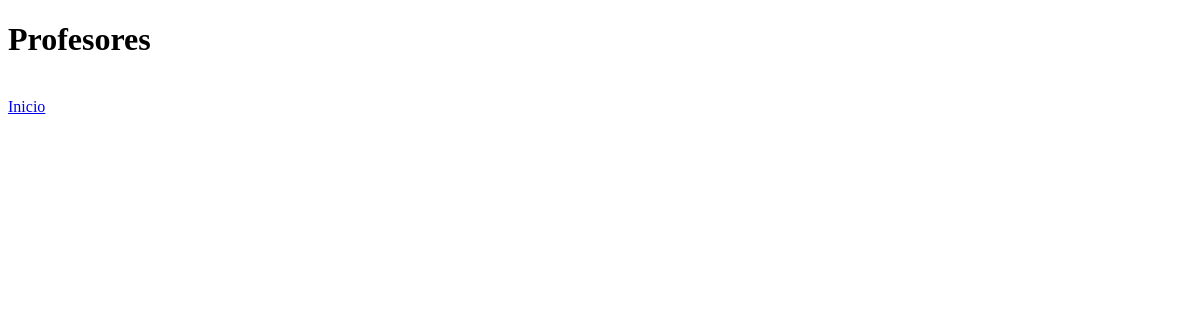
Page /leerProfesores/ on the earlier database version.
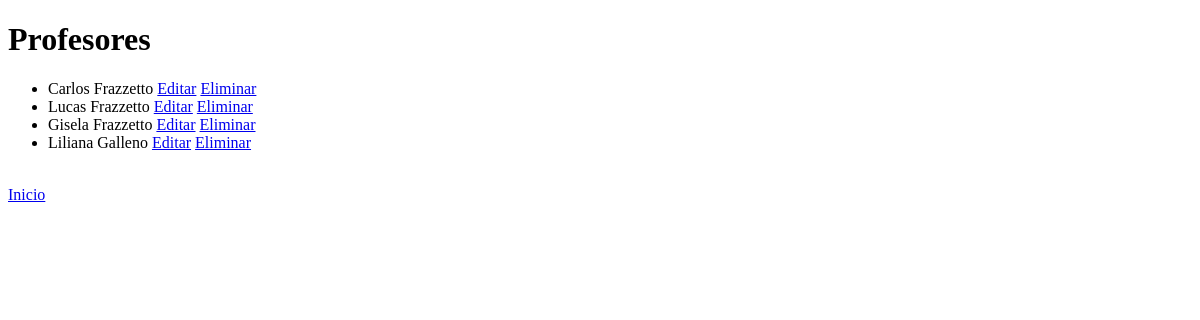
Same page on the later database version.
### AppCoder/models.py (models this page shows, shortened)
class Profesor(models.Model):
    nombre = models.CharField(max_length=30)
    apellido = models.CharField(max_length=30)
    email = models.EmailField()
    profesion = models.CharField(max_length=30)

### AppCoder/views.py (the view)
# urls.py: path('leerProfesores/', views.leerProfesores, name='leerProfesores'),
def leerProfesores(request):
    profesores = Profesor.objects.all()  # trae todos los profesores
    contexto = {"profesores": profesores}
    return render(request, "AppCoder/leerProfesores.html", contexto)

### AppCoder/templates/appcoder/leerProfesores.html (shortened to what this page needs)
<!DOCTYPE html>
<html lang="en">
<head>
</head>
<body>
    <h1>Profesores</h1>
    <ul>
        {% for p in profesores %}
        <li>
            {{ p.nombre }} {{ p.apellido }}
            <a href="{% url 'editarProfesor' p.id %}">Editar</a>
            <a href="{% url 'eliminarProfesor' p.id %}">Eliminar</a>
        </li>
        {% endfor %}
    </ul>
    <br>
    <a href="{% url 'inicio' %}">Inicio</a>
</body>
</html>

Differences in the rows shown:
added Profesor: nombre "Carlos", apellido "Frazzetto"
added Profesor: nombre "Lucas", apellido "Frazzetto"
added Profesor: nombre "Gisela", apellido "Frazzetto"
added Profesor: nombre "Liliana", apellido "Galleno"
